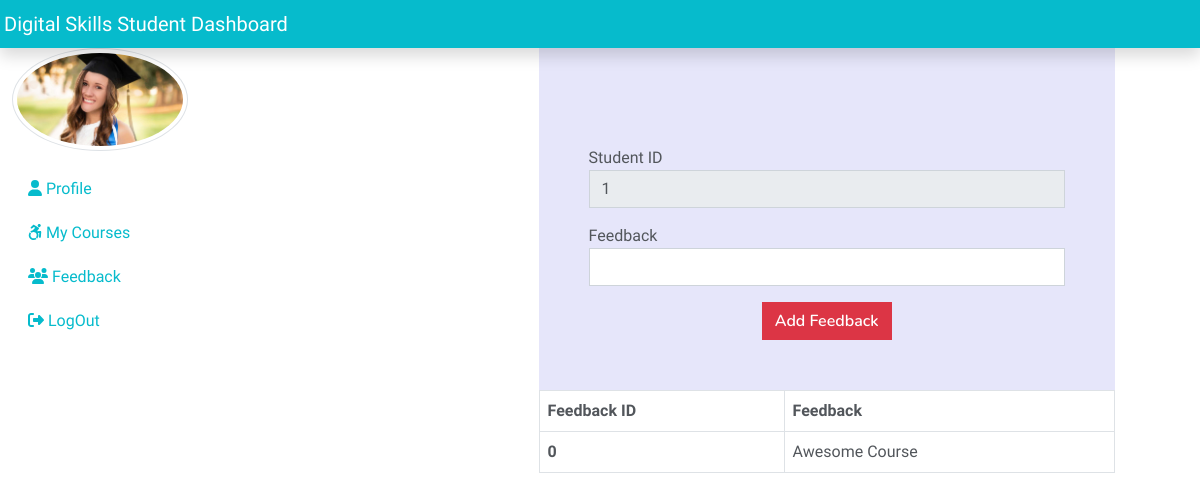
/student/studentfeedback.php (signed in), run on the app's committed database.
### tables this page shows
CREATE TABLE `student` (
  `id` int(11) NOT NULL,
  `firstName` varchar(250) NOT NULL,
  `lastName` varchar(250) NOT NULL,
  `email` varchar(250) NOT NULL,
  `password` varchar(250) NOT NULL,
  `stu_img` text NOT NULL,
  `stu_occ` varchar(255) NOT NULL,
  `stu_course` int(11) NOT NULL
);

CREATE TABLE `feedback` (
  `std_id` int(11) NOT NULL,
  `feedback` text NOT NULL,
  `fb_id` int(11) NOT NULL
);

### student/studentfeedback.php (the view, shortened to what this page needs)
<?php
include('stuheader.php');
if(isset($_SESSION['is_login'])){
    $email = $_SESSION['email'];
	} else {
		echo "No email found in session.";
	}
$sql = "SELECT * FROM student WHERE  email = '$email'";
$result = $conn->query($sql);
if($result->num_rows == 1){
    $row = $result->fetch_assoc();
    $sid = $row['id'];
}
?>
<div class="col-sm-6 mt-5 mx-5  " >
    <form action="" method="post" enctype="multipart/form-data" style="background-color:#E6E6FA;  padding: 50px;">
<div class="mb-3 mt-5">
    <label for="Id">Student ID</label>
    <input type="text" class="form-control" id="id" name="id" value = "<?php if(isset($sid)) {echo $sid;} ?>" readonly>
    </div>
    <div class="mb-3">
    <label for="fback">Feedback</label>
    <input type="text" name="fback" id="fback" class="form-control"  value = "<?php if(isset($fback)) {echo $fback;} ?>">
    </div>
    <div class="text-center">
            <button type="submit" class="btn btn-danger" id="addFeedback" name="addFeedback">Add Feedback</button>
		</form>
	</div>
<table class="table table-bordered table-hover">
                <thead>
                    <tr>
                        <th scope="col">Feedback ID</th>
                        <th scope="col">Feedback</th>
                    </tr>
                </thead>
                <tbody>
                    <?php
                    $sql = "SELECT * FROM feedback WHERE std_id='$sid' ";
                    $result = $conn->query($sql);
                    if($result->num_rows > 0){
                        while( $row = $result->fetch_assoc()){
                    echo '<tr>
                        <th scope="row">'.$row['fb_id'].'</th>
                        <td>'.$row['feedback'].'</td>
                    </tr>';
                }
            }
                    ?>
                </tbody>
            </table>
</div>
</div>

### student/stuheader.php (shortened to what this page needs)
<?php
include('../maininclude/dbconnection.php');
if(isset($_SESSION['is_login'])){
    $email = $_SESSION['email'];
}
if(isset($email)){
    $sql = "SELECT stu_img FROM student WHERE email = '$email'";
    $result = $conn->query($sql);
    $row = $result->fetch_assoc();
    $stu_img = $row['stu_img'];
}
?>
<!DOCTYPE html>
<html lang="en">
<head>
    <link href="https://cdnjs.cloudflare.com/ajax/libs/font-awesome/5.10.0/css/all.min.css" rel="stylesheet">
    <link href="https://cdn.jsdelivr.net/npm/bootstrap-icons@1.4.1/font/bootstrap-icons.css" rel="stylesheet">
    <link href="lib/animate/animate.min.css" rel="stylesheet">
    <link href="lib/owlcarousel/assets/owl.carousel.min.css" rel="stylesheet">
    <link href="../css/bootstrap.min.css" rel="stylesheet">
    <link href="../css/style.css" rel="stylesheet">
    <link rel="stylesheet" href="../css/all.min.css">
</head>
<body>
 <nav class="navbar navbar-dark fixed-top p-1 shadow" style="background-color: var(--primary);">
    <a href="../index.php" class="navbar-brand col-sm-3 col-md-2 mr-0">Digital Skills Student Dashboard</a>
 </nav>
<div class="container-fluid md-5 " style="margin: top 40px;">
        <div class="row">
            <nav class="col-sm-3 col-md-2  sidebar py-5 d-print-none ">
                <div class="sidebar-sticky">
                    <ul class="nav flex-column">
                        <li class="nav-item mb-3">
                         <img src="<?php echo $stu_img?>" alt="studentimage" class="img-thumbnail rounded-circle">
                        </li>
                        <li class="nav-item">
                            <a href="studentprofile.php" class="nav-link <?php
                                ?>">
                                <i class="fas fa-user"></i>
                                Profile <span class="sr-only">(current)</span>
                            </a>
                        </li>
                        <li class="nav-item">
                            <a href="studentcourses.php" class="nav-link ">
                                <i class="fab fa-accessible-icon"></i>
                                My Courses
                            </a>
                        </li>
                        <li class="nav-item">
                            <a href="studentfeedback.php" class="nav-link">
                                <i class="fas fa-users"></i>
                                Feedback
                            </a>
                        </li>
                        <li class="nav-item">
                            <a href="../logout.php" class="nav-link">
                                <i class="fas fa-sign-out-alt"></i>
                                LogOut
                            </a>
                        </li>
                    </ul>
                </div>
            </nav>

### css/style.css (style rules this page uses)
:root { --primary: #06BBCC; --light: #F0FBFC; --dark: #181d38; }
.btn { font-family: 'Nunito', sans-serif; font-weight: 600; transition: .5s; }
* { -webkit-box-sizing: border-box; -moz-box-sizing: border-box; box-sizing: border-box; }
* { margin: 0px; padding: 0px; }
li { line-height: 28px; list-style: none; }

### data on the page
student: stu_img (picture), id "1"
feedback: fb "0", feedback "Awesome Course"
